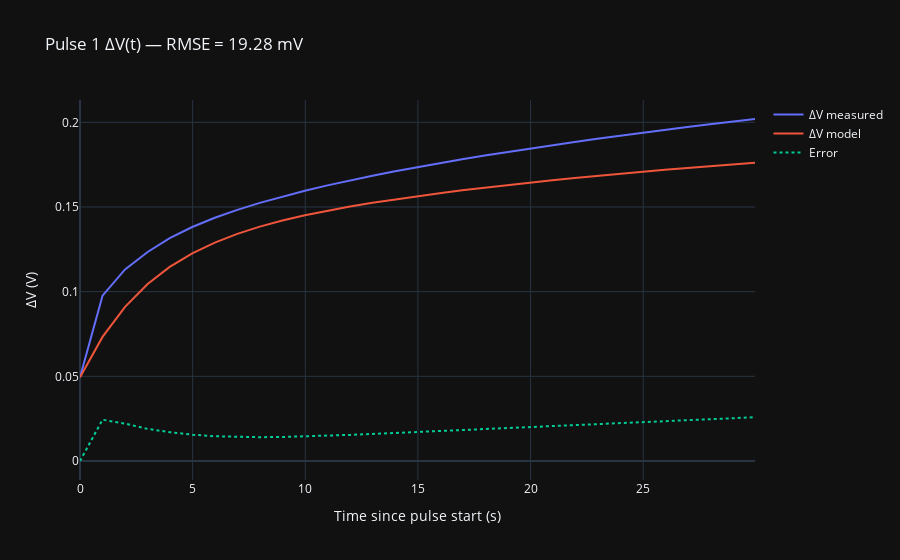
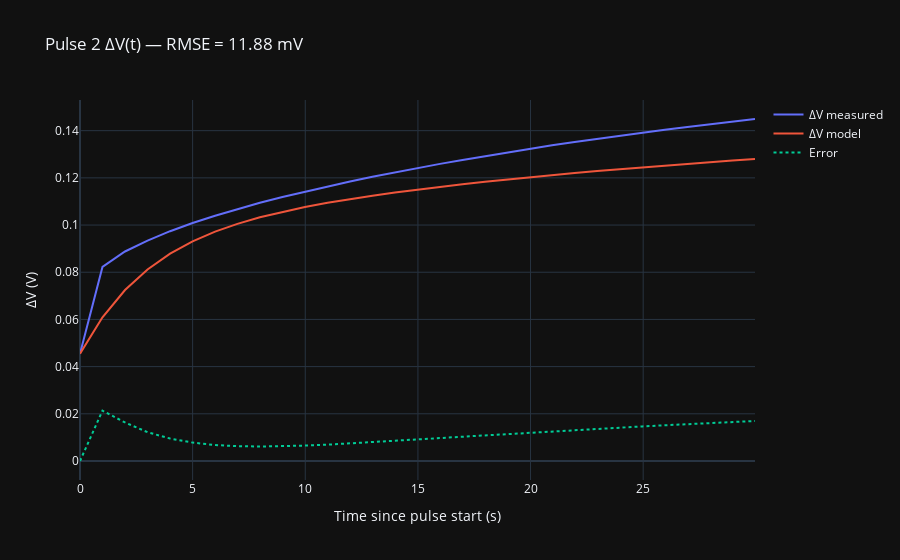

Notebook source saved alongside these figures, in order:
### Code cell
import numpy as np
import pandas as pd
import plotly.graph_objects as go
from pathlib import Path

CELL = "RD_LFP_HPPC_REPT_Group0_150_0091_10_100"
summary_path = Path(f"/home/kcv/Desktop/HPPC_post_processing/post_processing/data/optimiser_results/resistances/{CELL}_resistance_summary.csv")
raw_path = Path(f"/home/kcv/Desktop/HPPC_post_processing/post_processing/data/stitched_detail_data/{CELL}.csv")

summary = pd.read_csv(summary_path)
summary["pulse_no"] = range(1, len(summary) + 1)

raw = pd.read_csv(raw_path)
raw["Absolute time"] = pd.to_datetime(raw["Absolute time"])
raw["time_s"] = (raw["Absolute time"] - raw["Absolute time"].min()).dt.total_seconds()

for _, row in summary.iterrows():
    mask = (raw["time_s"] >= row["t_post"]) & (raw["time_s"] <= row["t_end"])
    seg = raw.loc[mask]
    if seg.empty or row["duration_post_fast"] <= 0 or row["duration_fast_end"] <= 0:
        continue

    t_rel = seg["time_s"].to_numpy() - row["t_post"]
    delta_measured = row["V_pre"] - seg["volt(V)"].to_numpy()
    delta_model = row["I_step"] * (
        row["R0"]
        + row["R1"] * (1 - np.exp(-t_rel / row["duration_post_fast"]))
        + row["R2"] * (1 - np.exp(-t_rel / row["duration_fast_end"]))
    )
    error = delta_measured - delta_model
    rmse = np.sqrt(np.mean(error**2))

    fig = go.Figure()
    fig.add_trace(go.Scatter(x=t_rel, y=delta_measured, mode="lines", name="ΔV measured"))
    fig.add_trace(go.Scatter(x=t_rel, y=delta_model, mode="lines", name="ΔV model"))
    fig.add_trace(go.Scatter(x=t_rel, y=error, mode="lines", name="Error", line=dict(dash="dot")))
    fig.update_layout(
        title=f"Pulse {int(row['pulse_no'])} ΔV(t) — RMSE = {rmse*1e3:.2f} mV",
        xaxis_title="Time since pulse start (s)",
        yaxis_title="ΔV (V)",
        template="plotly_dark",
    )
    fig.show()

### Figure 1 — Plotly figure (JSON) as saved in the notebook; plotly's stock layout.template omitted (floating-point values rounded to 4 significant figures)
{"data": [{"mode": "lines", "name": "ΔV measured", "type": "scatter", "x": [0.0, 1.0, 2.0, 3.001, 3.983, 4.983, 5.984, 6.982, 7.982, 8.984, 9.983, 10.98, 11.99, 12.98, 13.99, 14.98, 15.96, 16.96, 17.97, 18.96, 19.96, 20.96, 21.96, 22.96, 23.96, 24.96, 25.96, 26.96, 27.96, 28.96, 29.96], "y": [0.04945, 0.09766, 0.1131, 0.1234, 0.1316, 0.1382, 0.1436, 0.1483, 0.1524, 0.1562, 0.1596, 0.1627, 0.1657, 0.1684, 0.1711, 0.1735, 0.1759, 0.1782, 0.1804, 0.1825, 0.1845, 0.1865, 0.1884, 0.1903, 0.1921, 0.1938, 0.1955, 0.1972, 0.1988, 0.2004, 0.2019]}, {"mode": "lines", "name": "ΔV model", "type": "scatter", "x": [0.0, 1.0, 2.0, 3.001, 3.983, 4.983, 5.984, 6.982, 7.982, 8.984, 9.983, 10.98, 11.99, 12.98, 13.99, 14.98, 15.96, 16.96, 17.97, 18.96, 19.96, 20.96, 21.96, 22.96, 23.96, 24.96, 25.96, 26.96, 27.96, 28.96, 29.96], "y": [0.04945, 0.07328, 0.09106, 0.1045, 0.1146, 0.1226, 0.129, 0.1341, 0.1384, 0.142, 0.1451, 0.1478, 0.1503, 0.1525, 0.1545, 0.1564, 0.1582, 0.1598, 0.1614, 0.163, 0.1644, 0.1658, 0.1671, 0.1684, 0.1696, 0.1708, 0.172, 0.1731, 0.1741, 0.1751, 0.1761]}, {"line": {"dash": "dot"}, "mode": "lines", "name": "Error", "type": "scatter", "x": [0.0, 1.0, 2.0, 3.001, 3.983, 4.983, 5.984, 6.982, 7.982, 8.984, 9.983, 10.98, 11.99, 12.98, 13.99, 14.98, 15.96, 16.96, 17.97, 18.96, 19.96, 20.96, 21.96, 22.96, 23.96, 24.96, 25.96, 26.96, 27.96, 28.96, 29.96], "y": [1.082e-15, 0.02438, 0.02208, 0.01895, 0.01703, 0.01553, 0.01461, 0.01418, 0.01406, 0.0142, 0.01452, 0.01494, 0.01542, 0.01598, 0.01654, 0.01713, 0.01777, 0.01833, 0.01894, 0.01954, 0.02012, 0.0207, 0.02129, 0.02186, 0.02244, 0.023, 0.02357, 0.02415, 0.02471, 0.02528, 0.02584]}], "layout": {"title": {"text": "Pulse 1 ΔV(t) — RMSE = 19.28 mV"}, "xaxis": {"title": {"text": "Time since pulse start (s)"}}, "yaxis": {"title": {"text": "ΔV (V)"}}}}

### Figure 2 — Plotly figure (JSON) as saved in the notebook; plotly's stock layout.template omitted (floating-point values rounded to 4 significant figures)
{"data": [{"mode": "lines", "name": "ΔV measured", "type": "scatter", "x": [0.0, 0.998, 1.998, 2.998, 3.999, 4.998, 5.997, 6.987, 7.986, 8.987, 9.986, 10.99, 11.99, 12.98, 13.98, 14.98, 15.98, 16.98, 17.98, 18.96, 19.95, 20.95, 21.96, 22.95, 23.96, 24.96, 25.96, 26.96, 27.96, 28.96, 29.96], "y": [0.04547, 0.08225, 0.0888, 0.0934, 0.0974, 0.1009, 0.104, 0.1068, 0.1094, 0.1119, 0.1142, 0.1164, 0.1184, 0.1204, 0.1223, 0.1242, 0.1259, 0.1276, 0.1292, 0.1308, 0.1323, 0.1338, 0.1352, 0.1366, 0.1379, 0.1392, 0.1404, 0.1416, 0.1428, 0.1439, 0.1449]}, {"mode": "lines", "name": "ΔV model", "type": "scatter", "x": [0.0, 0.998, 1.998, 2.998, 3.999, 4.998, 5.997, 6.987, 7.986, 8.987, 9.986, 10.99, 11.99, 12.98, 13.98, 14.98, 15.98, 16.98, 17.98, 18.96, 19.95, 20.95, 21.96, 22.95, 23.96, 24.96, 25.96, 26.96, 27.96, 28.96, 29.96], "y": [0.04547, 0.06091, 0.07247, 0.08119, 0.08788, 0.09307, 0.09719, 0.1005, 0.1033, 0.1056, 0.1076, 0.1094, 0.111, 0.1125, 0.1138, 0.115, 0.1162, 0.1173, 0.1184, 0.1193, 0.1203, 0.1212, 0.1221, 0.1229, 0.1237, 0.1245, 0.1253, 0.126, 0.1267, 0.1273, 0.128]}, {"line": {"dash": "dot"}, "mode": "lines", "name": "Error", "type": "scatter", "x": [0.0, 0.998, 1.998, 2.998, 3.999, 4.998, 5.997, 6.987, 7.986, 8.987, 9.986, 10.99, 11.99, 12.98, 13.98, 14.98, 15.98, 16.98, 17.98, 18.96, 19.95, 20.95, 21.96, 22.95, 23.96, 24.96, 25.96, 26.96, 27.96, 28.96, 29.96], "y": [3.192e-15, 0.02133, 0.01633, 0.01221, 0.009518, 0.007793, 0.006763, 0.006283, 0.006144, 0.006251, 0.006522, 0.006933, 0.007427, 0.007969, 0.008541, 0.00912, 0.009711, 0.01029, 0.01087, 0.01147, 0.01205, 0.01259, 0.01313, 0.01365, 0.01417, 0.01466, 0.01515, 0.01562, 0.01609, 0.01654, 0.01697]}], "layout": {"title": {"text": "Pulse 2 ΔV(t) — RMSE = 11.88 mV"}, "xaxis": {"title": {"text": "Time since pulse start (s)"}}, "yaxis": {"title": {"text": "ΔV (V)"}}}}
